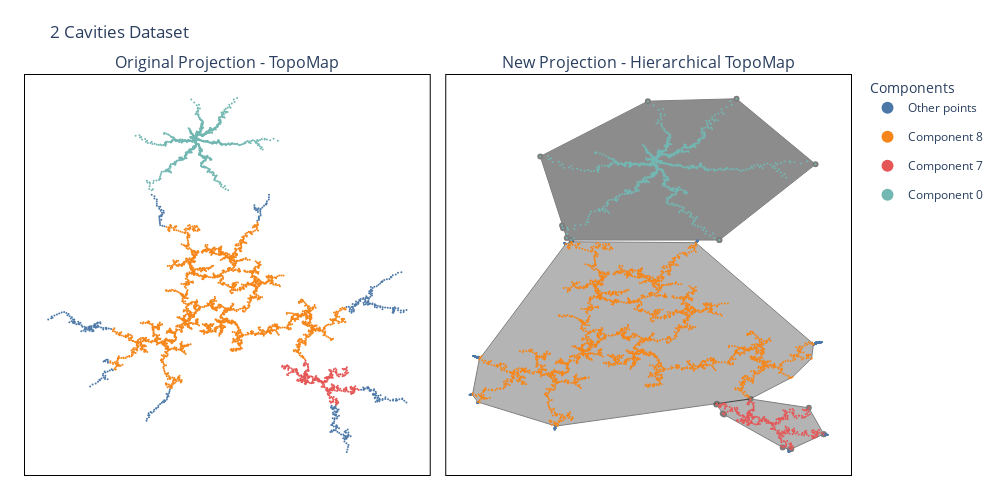

Notebook source saved alongside this figure:
### Code cell
fig = plot_topomap_comparison_highlight(proj_topomap_cavities, proj_hier_cavities, 
                                        components_to_highligth, df_comp_cavities,
                                        hiertopomap_cavities)
fig.update_layout(title='2 Cavities Dataset')
fig.show()

### Figure 1 — Plotly figure (JSON) as saved in the notebook; plotly's stock layout.template omitted (floating-point values rounded to 4 significant figures; data arrays with more than 128 entries replaced by an {"elided": "..."} marker saying what was removed)
{"data": [{"legendgroup": "Other points", "marker": {"color": "#4C78A8", "size": 2}, "mode": "markers", "name": "Other points", "type": "scatter", "x": {"elided": "434 float values"}, "xaxis": "x", "y": {"elided": "434 float values"}, "yaxis": "y"}, {"legendgroup": "Component 8", "marker": {"color": "#F58518", "size": 2}, "mode": "markers", "name": "Component 8", "type": "scatter", "x": {"elided": "2242 float values"}, "xaxis": "x", "y": {"elided": "2242 float values"}, "yaxis": "y"}, {"legendgroup": "Component 7", "marker": {"color": "#E45756", "size": 2}, "mode": "markers", "name": "Component 7", "type": "scatter", "x": {"elided": "325 float values"}, "xaxis": "x", "y": {"elided": "325 float values"}, "yaxis": "y"}, {"legendgroup": "Component 0", "marker": {"color": "#72B7B2", "size": 2}, "mode": "markers", "name": "Component 0", "type": "scatter", "x": {"elided": "1001 float values"}, "xaxis": "x", "y": {"elided": "1001 float values"}, "yaxis": "y"}, {"fill": "toself", "fillcolor": "rgb(28, 28, 28)", "legendgroup": "Components", "line": {"color": "rgb(0, 0, 0)", "width": 1}, "name": "Components", "opacity": 0.5, "showlegend": false, "text": "Component 0", "type": "scatter", "x": [78.69, 129.8, 87.79, 40.69, -16.51, -4.937, -4.411, -2.453, 0, 78.69], "xaxis": "x2", "y": [0.3185, 69.34, 129.1, 126.9, 76.57, 13.55, 11.08, 2.204, 0.3185, 0.3185], "yaxis": "y2"}, {"fill": "toself", "fillcolor": "rgb(107, 107, 107)", "legendgroup": "Components", "line": {"color": "rgb(0, 0, 0)", "width": 1}, "name": "Components", "opacity": 0.5, "showlegend": false, "text": "Component 7", "type": "scatter", "x": [134.2, 126.2, 95.25, 77.4, 77.04, 80.45, 81.17, 112.3, 116.2, 116.9, 134.2], "xaxis": "x2", "y": [-176.6, -152.6, -144.5, -148.8, -149.7, -157.8, -158.7, -188.7, -190.6, -190.1, -176.6], "yaxis": "y2"}, {"fill": "toself", "fillcolor": "rgb(107, 107, 107)", "legendgroup": "Components", "line": {"color": "rgb(0, 0, 0)", "width": 1}, "name": "Components", "opacity": 0.5, "showlegend": false, "text": "Component 8", "type": "scatter", "x": [66.08, -0.09931, -2.976, -48.68, -48.96, -52.42, -52.58, -49.69, -48.7, -10.42, -8.356, -7.274, 95.22, 116.8, 117.6, 127.5, 127.7, 128.7, 127.9, 66.08], "xaxis": "x2", "y": [-2.054, -1.22, -3.193, -106.8, -108.5, -139.3, -140.8, -147.3, -147.8, -168.1, -168.8, -169.0, -144.4, -125.3, -124.6, -107.8, -107.4, -94.46, -93.27, -2.054], "yaxis": "y2"}, {"legendgroup": "Other points", "marker": {"color": "#4C78A8", "size": 2}, "mode": "markers", "name": "Other points", "showlegend": false, "type": "scatter", "x": {"elided": "434 float values"}, "xaxis": "x2", "y": {"elided": "434 float values"}, "yaxis": "y2"}, {"legendgroup": "Component 8", "marker": {"color": "#F58518", "size": 2}, "mode": "markers", "name": "Component 8", "showlegend": false, "type": "scatter", "x": {"elided": "2242 float values"}, "xaxis": "x2", "y": {"elided": "2242 float values"}, "yaxis": "y2"}, {"legendgroup": "Component 7", "marker": {"color": "#E45756", "size": 2}, "mode": "markers", "name": "Component 7", "showlegend": false, "type": "scatter", "x": {"elided": "325 float values"}, "xaxis": "x2", "y": {"elided": "325 float values"}, "yaxis": "y2"}, {"legendgroup": "Component 0", "marker": {"color": "#72B7B2", "size": 2}, "mode": "markers", "name": "Component 0", "showlegend": false, "type": "scatter", "x": {"elided": "1001 float values"}, "xaxis": "x2", "y": {"elided": "1001 float values"}, "yaxis": "y2"}], "layout": {"annotations": [{"font": {"size": 16}, "showarrow": false, "text": "Original Projection - TopoMap", "x": 0.245, "xanchor": "center", "xref": "paper", "y": 1, "yanchor": "bottom", "yref": "paper"}, {"font": {"size": 16}, "showarrow": false, "text": "New Projection - Hierarchical TopoMap", "x": 0.755, "xanchor": "center", "xref": "paper", "y": 1, "yanchor": "bottom", "yref": "paper"}], "height": 500, "legend": {"itemsizing": "constant", "title": {"text": "Components"}}, "margin": {"b": 25, "l": 25, "r": 25, "t": 75}, "plot_bgcolor": "white", "title": {"text": "2 Cavities Dataset"}, "width": 1000, "xaxis": {"anchor": "y", "domain": [0, 0.49], "linecolor": "black", "linewidth": 1, "mirror": true, "showline": true, "showticklabels": false}, "xaxis2": {"anchor": "y2", "domain": [0.51, 1], "linecolor": "black", "linewidth": 1, "mirror": true, "showline": true, "showticklabels": false}, "yaxis": {"anchor": "x", "domain": [0, 1], "linecolor": "black", "linewidth": 1, "mirror": true, "showline": true, "showticklabels": false}, "yaxis2": {"anchor": "x2", "domain": [0, 1], "linecolor": "black", "linewidth": 1, "mirror": true, "showline": true, "showticklabels": false}}}
